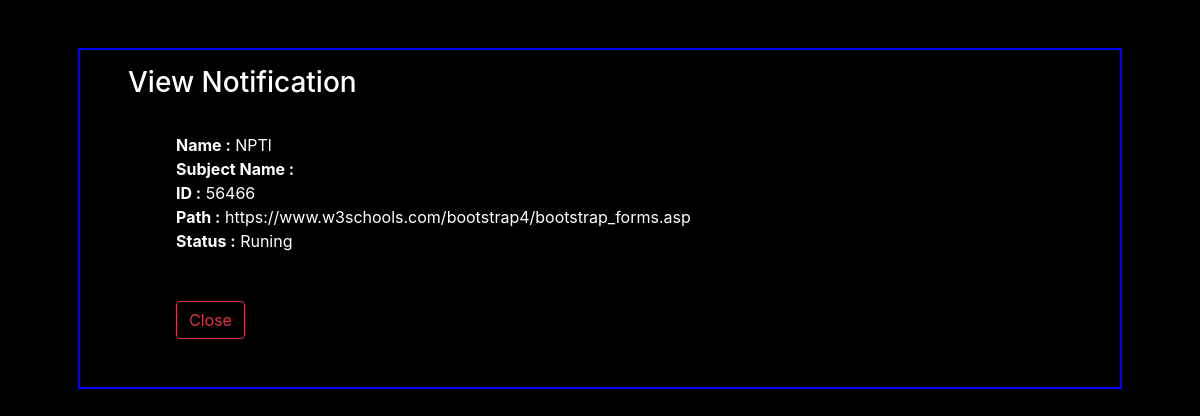
The app's page /notification.php?id=14 with its own data.
### tables this page shows
CREATE TABLE `course` (
  `id` int(11) NOT NULL,
  `cname` varchar(50) NOT NULL,
  `sub_name` varchar(30) NOT NULL,
  `cid` text NOT NULL,
  `date` date NOT NULL,
  `status` text NOT NULL,
  `path` text NOT NULL,
  `name` varchar(50) NOT NULL,
  `sid` int(40) NOT NULL,
  `year` text NOT NULL,
  `email` text NOT NULL,
  `file` text NOT NULL,
  `msg` text NOT NULL
);

### notification.php (the view, shortened to what this page needs)
<?php
include('db.php');
$d = $_GET['id'];
$sql = mysqli_query($conn, "select * from course where id = '".$d."' ");
while($row = mysqli_fetch_array($sql))
{
?>
<!doctype html>
<html lang="en">
  <head>
    <link rel="stylesheet" href="https://stackpath.bootstrapcdn.com/bootstrap/4.5.0/css/bootstrap.min.css">
  </head>
  <body style="background-color: black ">
    <div class="container p-5">
      <div class="px-5 text-white" style="border: 2px solid blue;">
                    <h3 class="pt-3">View Notification</h3>
                    <hr style="color: blue">
                    <div class="mx-5">
                        <b>Name :</b> <?php echo $row['cname'];?> <br>
                        <b>Subject Name :</b> <?php echo $row['sub_name'];?> <br>
                        <b>ID :</b> <?php echo $row['cid'];?> <br>
                        <b>Path :</b> <?php echo $row['path'];?> <br>
                        <b>Status :</b> <?php echo $row['status'];?> <br>
                        </div>
                          <div class="p-5">
                            <form action="notification.php?id=<?php echo $row['id']; ?>" method="POST">
                            <a href="admin.php"><button class="btn btn-outline-danger mr-auto" type="submit" name="comp">Close</button></a>
                          </form>
                          </div>
      </div>
    </div>
    <?php
  } ?>
  </body>
</html>

### records on screen
course: cname "NPTl", cid "56466", path "https://www.w3schools.com/bootstrap4/bootstrap_forms.asp", status "Runing"
